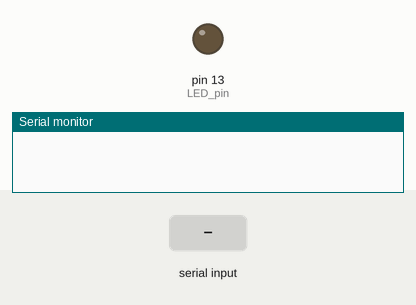
Recording of a sketch running on a simulated Arduino Uno, built with avr-gcc and run on an emulated ATmega328P. Parts: output pins drawn as LEDs (lit = HIGH), the last lines printed to the serial monitor. The inputs (shaded band) are chosen by the test bench.

Above: at 1.2 s.
1.3 s: "1" received over the second serial link
At 1.6 s:
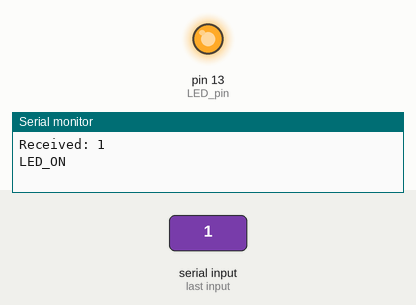
2.8 s: "0" received over the second serial link
At 4.0 s:
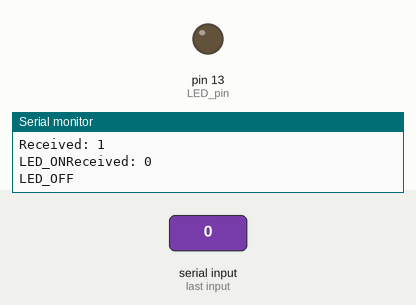
Timing chart, 0 to 5.8 s (numbered marks = the images above; inputs shaded):
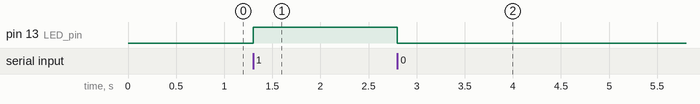

The sketch:

EX-15-Bluetooth_TX___RX.ino
```cpp
#include <SoftwareSerial.h>

#define LED_pin 13

SoftwareSerial bluetooth(2, 3); // RX, TX
float data=25.98;
char charArray[10];


void setup() {
  Serial.begin(9600); // Initialize the serial monitor
  bluetooth.begin(9600); // Initialize the Bluetooth communication
  pinMode(LED_pin,OUTPUT);
}

void loop() {
  // Check if data is available from Bluetooth module
  if (bluetooth.available()) {
    char receivedChar = bluetooth.read(); // Read the character received via Bluetooth
    Serial.print("Received: ");
    Serial.println(receivedChar);

    // Example: Send a response back to the Bluetooth module
    if (receivedChar == '1') {
      digitalWrite(LED_pin, HIGH);
      Serial.print("LED_ON");
    }
    else if(receivedChar == '0')
    {
     digitalWrite(LED_pin, LOW);
      Serial.print("LED_OFF");
    }
    else if(receivedChar == '2'){
      dtostrf(data, 6, 2, charArray); // float to char convertion
      bluetooth.write(charArray);
      delay(100);
    }
  }
}
```

Measured:
- after the input at 1.3 s, pin 13 (LED_pin): LOW → HIGH at once
- after the input at 2.8 s, pin 13 (LED_pin): HIGH → LOW at once
